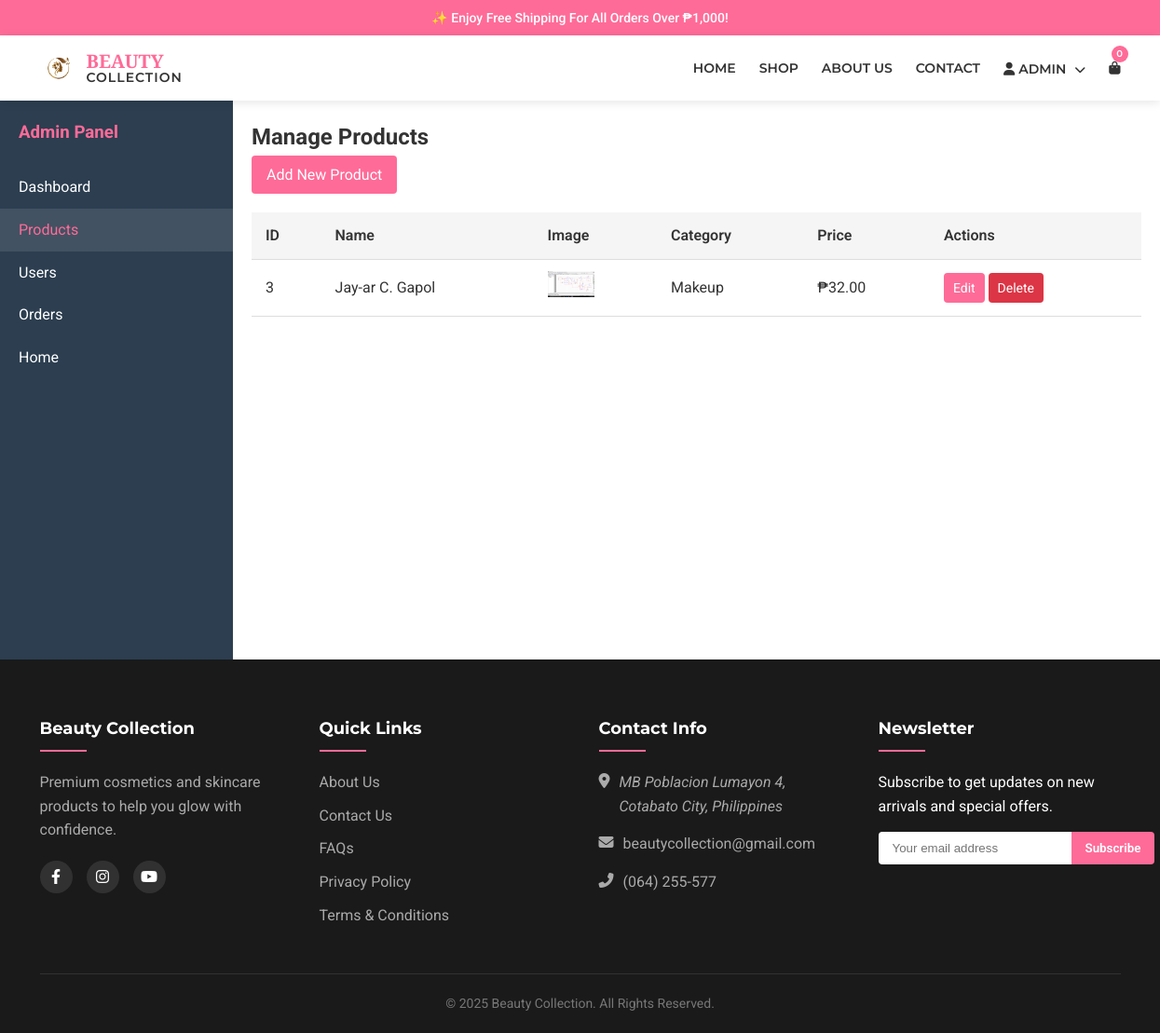
/admin/products.php (signed in), run on the app's committed database.
### tables this page shows
CREATE TABLE IF NOT EXISTS `products` (
  `id` int(11) NOT NULL AUTO_INCREMENT,
  `name` varchar(100) NOT NULL,
  `description` text DEFAULT NULL,
  `price` decimal(10,2) NOT NULL,
  `image` varchar(255) DEFAULT NULL,
  `category` varchar(50) NOT NULL DEFAULT 'Uncategorized',
  `is_bestseller` tinyint(1) DEFAULT 0,
  PRIMARY KEY (`id`)
);

### admin/products.php (the view, shortened to what this page needs)
<?php
include('../header.php');
$stmt = $pdo->query("SELECT * FROM products ORDER BY id DESC");
$products = $stmt->fetchAll();
?>
<div class="admin-container">
    <div class="sidebar">
        <h3>Admin Panel</h3>
        <ul>
            <li><a href="dashboard.php">Dashboard</a></li>
            <li><a href="products.php" class="active">Products</a></li>
            <li><a href="users.php">Users</a></li>
            <li><a href="orders.php">Orders</a></li>
            <li><a href="../index.php">Home</a></li>
        </ul>
    </div>
    <div class="main-content">
        <h2>Manage Products</h2>
        <a href="add_product.php" class="btn btn-primary">Add New Product</a>
        <table class="admin-table">
            <thead>
                <tr>
                    <th>ID</th>
                    <th>Name</th>
                    <th>Image</th>
                    <th>Category</th>
                    <th>Price</th>
                    <th>Actions</th>
                </tr>
            </thead>
            <tbody>
                <?php foreach ($products as $product): ?>
                <tr>
                    <td><?php echo $product['id']; ?></td>
                    <td><?php echo htmlspecialchars($product['name']); ?></td>
                    <td>
                        <?php if ($product['image']): ?>
                            <img src="../<?php echo $product['image']; ?>" alt="Product Image" style="max-width: 50px; max-height: 50px;">
                        <?php endif; ?>
                    </td>
                    <td><?php echo htmlspecialchars($product['category'] ?? 'Uncategorized'); ?></td>
                    <td>₱<?php echo number_format($product['price'], 2); ?></td>
                    <td>
                        <a href="edit_product.php?id=<?php echo $product['id']; ?>" class="btn btn-sm">Edit</a>
                        <a href="products.php?delete=<?php echo $product['id']; ?>" class="btn btn-sm btn-danger" onclick="return confirm('Are you sure you want to delete this product? This action cannot be undone.')">Delete</a>
                    </td>
                </tr>
                <?php endforeach; ?>
            </tbody>
        </table>
    </div>
</div>
<?php include('../footer.php'); ?>

### admin/styles.css (style rules this page uses)
:root { --primary: #ff6b98; --primary-dark: #e84980; --secondary: #f8bbd0; --light: #fce4ec; --dark: #333; --gray: #777; --light-gray: #f5f5f5; --white: #fff; --transition: all 0.3s ease; }
* { margin: 0; padding: 0; box-sizing: border-box; }
body { font-family: 'Roboto', sans-serif; color: var(--dark); line-height: 1.6; }
img { max-width: 100%; height: auto; }
a { text-decoration: none; color: inherit; transition: var(--transition); }
ul { list-style: none; }
.admin-container { display: flex; min-height: calc(100vh - 200px); }
.sidebar { width: 250px; background: #2c3e50; color: white; padding: 20px 0; }
.sidebar h3 { padding: 0 20px; margin-bottom: 20px; color: var(--primary); }
.sidebar ul { list-style: none; }
.sidebar li a { display: block; padding: 10px 20px; color: white; transition: var(--transition); }
.sidebar li a:hover, .sidebar li a.active { background: rgba(255,255,255,0.1); color: var(--primary); }
.main-content { flex: 1; padding: 20px; }
.admin-table { width: 100%; border-collapse: collapse; margin-top: 20px; }
.admin-table th, .admin-table td { padding: 12px 15px; text-align: left; border-bottom: 1px solid #ddd; }
.admin-table th { background-color: #f5f5f5; font-weight: 600; }
.btn { display: inline-block; padding: 8px 16px; background: var(--primary); color: white; border-radius: 4px; transition: var(--transition); }
.btn-sm { padding: 5px 10px; font-size: 14px; }
.btn-danger { background: #dc3545; }

### data on the page
products: id "3", name "Jay-ar C. Gapol", image (picture), category "Makeup", price "32.00"

### other printed values
$_SESSION['username'] "ADMIN"
